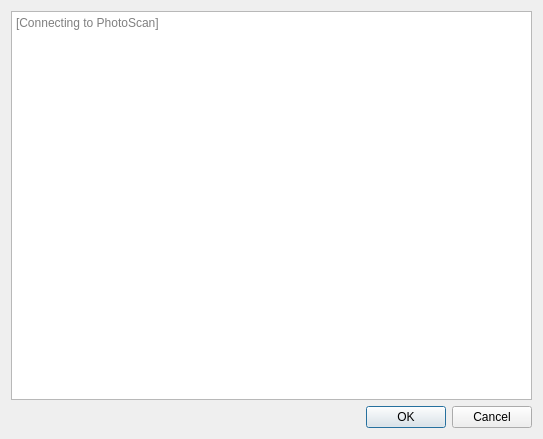
<?xml version="1.0" encoding="UTF-8"?>
<ui version="4.0">
 <class>InteractivePhotoScanDialog</class>
 <widget class="QDialog" name="InteractivePhotoScanDialog">
  <property name="geometry">
   <rect>
    <x>0</x>
    <y>0</y>
    <width>543</width>
    <height>439</height>
   </rect>
  </property>
  <property name="windowTitle">
   <string>Dialog</string>
  </property>
  <layout class="QVBoxLayout" name="verticalLayout">
   <item>
    <widget class="QtConsole" name="photoScanPythonConsole">
     <property name="placeholderText">
      <string>[Connecting to PhotoScan]</string>
     </property>
    </widget>
   </item>
   <item>
    <widget class="QDialogButtonBox" name="buttonBox">
     <property name="orientation">
      <enum>Qt::Horizontal</enum>
     </property>
     <property name="standardButtons">
      <set>QDialogButtonBox::Cancel|QDialogButtonBox::Ok</set>
     </property>
    </widget>
   </item>
  </layout>
 </widget>
 <customwidgets>
  <customwidget>
   <class>QtConsole</class>
   <extends>QPlainTextEdit</extends>
   <header>QtConsole.h</header>
  </customwidget>
 </customwidgets>
 <resources/>
 <connections>
  <connection>
   <sender>buttonBox</sender>
   <signal>accepted()</signal>
   <receiver>InteractivePhotoScanDialog</receiver>
   <slot>accept()</slot>
   <hints>
    <hint type="sourcelabel">
     <x>248</x>
     <y>254</y>
    </hint>
    <hint type="destinationlabel">
     <x>157</x>
     <y>274</y>
    </hint>
   </hints>
  </connection>
  <connection>
   <sender>buttonBox</sender>
   <signal>rejected()</signal>
   <receiver>InteractivePhotoScanDialog</receiver>
   <slot>reject()</slot>
   <hints>
    <hint type="sourcelabel">
     <x>316</x>
     <y>260</y>
    </hint>
    <hint type="destinationlabel">
     <x>286</x>
     <y>274</y>
    </hint>
   </hints>
  </connection>
 </connections>
</ui>
